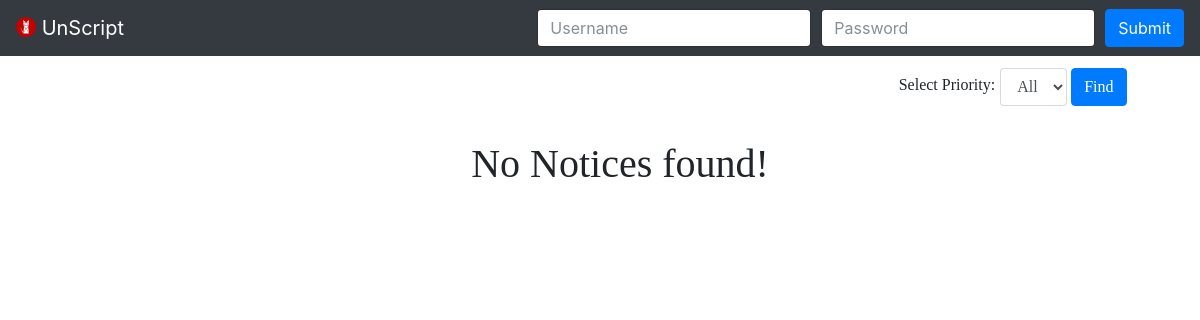
Before: / with the older database file.
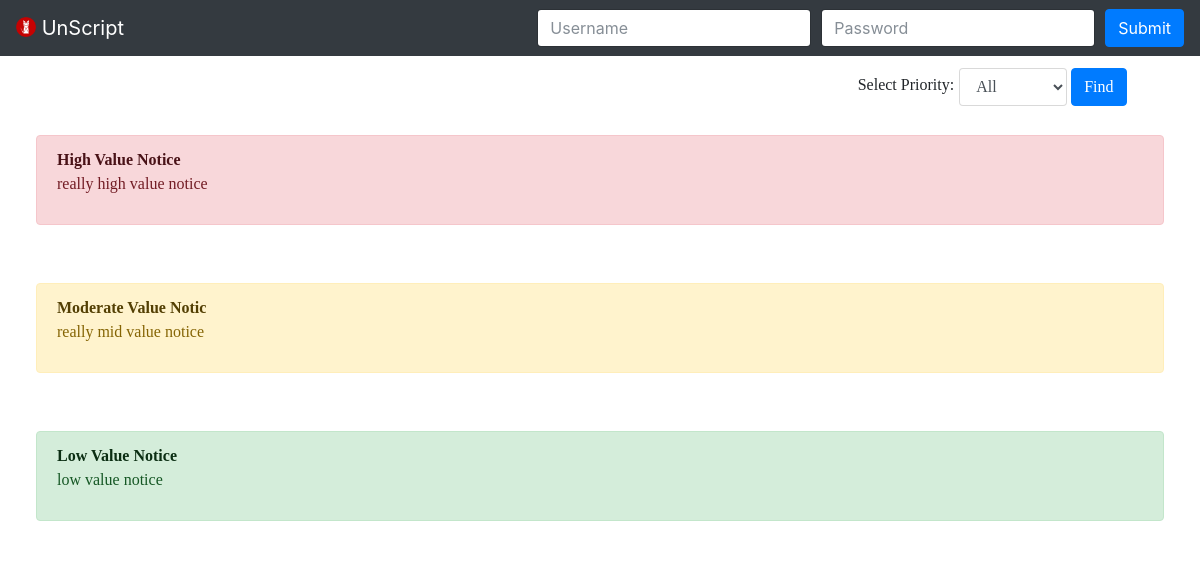
After: the same page with the newer database file.
### tables this page shows
CREATE TABLE `notices` (
  `timestamp` date NOT NULL,
  `priority` varchar(20) NOT NULL,
  `header` varchar(20) NOT NULL,
  `description` varchar(200) NOT NULL
);

### index.php (the view, shortened to what this page needs)
<html>
<head>
	<link rel="stylesheet" href="css/bootstrap.min.css">
  <link rel="stylesheet" type="text/css" href="css/styles.css">
</head>
<body>
	<nav class="navbar navbar-expand-lg navbar-dark bg-dark">
  		<a class="navbar-brand" href="#"><img src="img/concat_logo.png" width="20px" height="20px" style="margin-bottom: 5px" alt="ConCat"> 		UnScript</a>
  	<div class="collapse navbar-collapse" id="navbarSupportedContent">
    <form style="margin-bottom: 0px;" method="post" action="<?php echo $_SERVER['PHP_SELF']; ?>">
      <div class="form-row align-items-center">
    	<div class="col-auto">
        <div class="input-group mb-2 mb-sm-0">
          <input type="text" class="form-control" id="pid" name="pid" placeholder="Username">
        </div>
      </div>
      <div class="col-auto">
        <input type="password" class="form-control mb-2 mb-sm-0" id="password" name="password" placeholder="Password">
      </div>
      <div class="col-auto">
        <button type="submit" name="submit" class="btn btn-primary">Submit</button>
      </div>
    </div>
  </form>
</nav>
  <div id="mainbox" class="container-fluid" style="float:left;width:100%;">
    <div style="width: 90%; margin-top: 1%">
      <form action="<?php echo $_SERVER['PHP_SELF']; ?>" method="post">
        <div class="form-group" style="float: right; width: 100% display: inline-block;">
        <div style="float: left;">
          <label for="sel1" style="text-align: center; margin: 5px;">Select Priority:</label>
          </div>
          <div style="float: left;"><select class="form-control" id="sel1" name="valueToSearch">
            <option value="">All</option>
            <?php
            include 'db.php';
            if(isset($_POST['search'])){
              $search = $_POST['valueToSearch'];
            } else {
              $search ='';
            }
            ?>
          </select></div>
          <div style="float: left;">&nbsp;<button type="submit" class="btn btn-primary" style="float: right;" name="search" >Find</button></div>
        </div>
      </form>
    </div>
    <div style="width:100%;">
  <?php
    $qry = "SELECT * FROM `notices` where priority LIKE'%$search%' ORDER BY timestamp";
    $count = 0;
    $result = mysqli_query($mysqli,$qry);
    if (!$result) {
    }
    else  {
      while ($row = mysqli_fetch_assoc($result)) {
        echo "<div class='container-fluid alert' style='float:left;width:device-width;'>";
          $count++;
          if($row['priority']=="Moderate")
            echo "<div class='alert alert-warning' style='float:left;width:100%;'><strong><a href='#' class='alert-link'>".$row['header']."</a></strong><br><p>".$row['description']."</p></div>";
          if($row['priority']=="High")
            echo "<div class='alert alert-danger' style='float:left;width:100%;'><strong><a href='#' class='alert-link'>".$row['header']."</a></strong><br><p>".$row['description']."</p></div>";
          if($row['priority']=="Low")
            echo "<div class='alert alert-success' style='float:left;width:100%;'><strong><a href='#' class='alert-link'>".$row['header']."</a></strong><br><p>".$row['description']."</p></div>";
          echo "</div>";
        }
      }
      if ($count == 0) {
        echo "<div class = 'container-fluid' style = 'text-align: center; margin: 20px;'><h1>No Notices found!</h1></div>";
      }
  ?>
  </div>
  </div>
</body>
</html>

### css/styles.css (style rules this page uses)
#mainbox { font-family: calibri; box-sizing: border-box; justify-content: center; display: flex; flex-wrap: wrap; }

Changed rows visible on the page:
added notices: header "High Value Notice", description "really high value notice"
added notices: header "Moderate Value Notic", description "really mid value notice"
added notices: header "Low Value Notice", description "low value notice"
Other visible differences:
text no longer shown: "No Notices found!"
